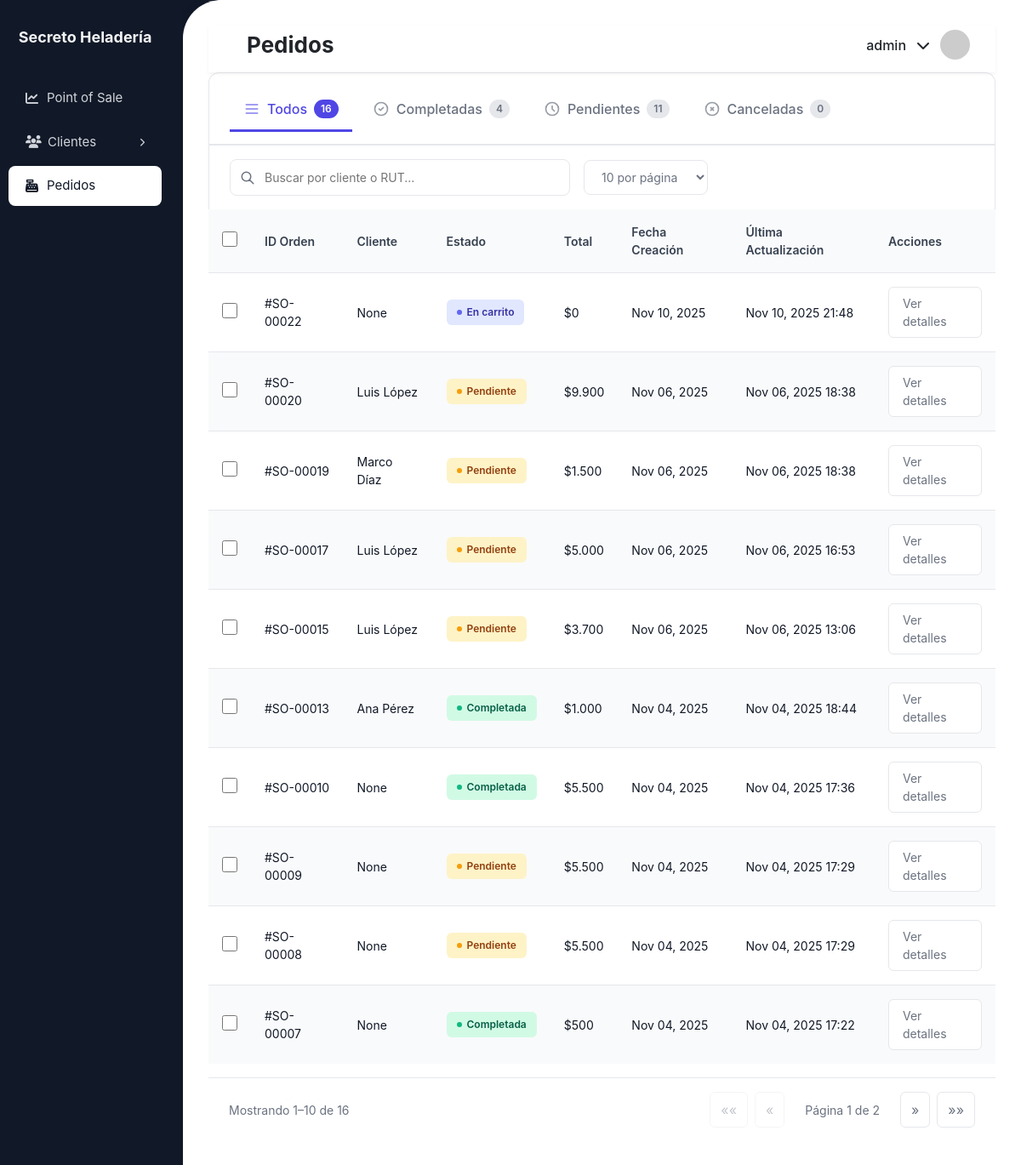
The page /heladeria/ventas/ (signed in) on the database as committed earlier.
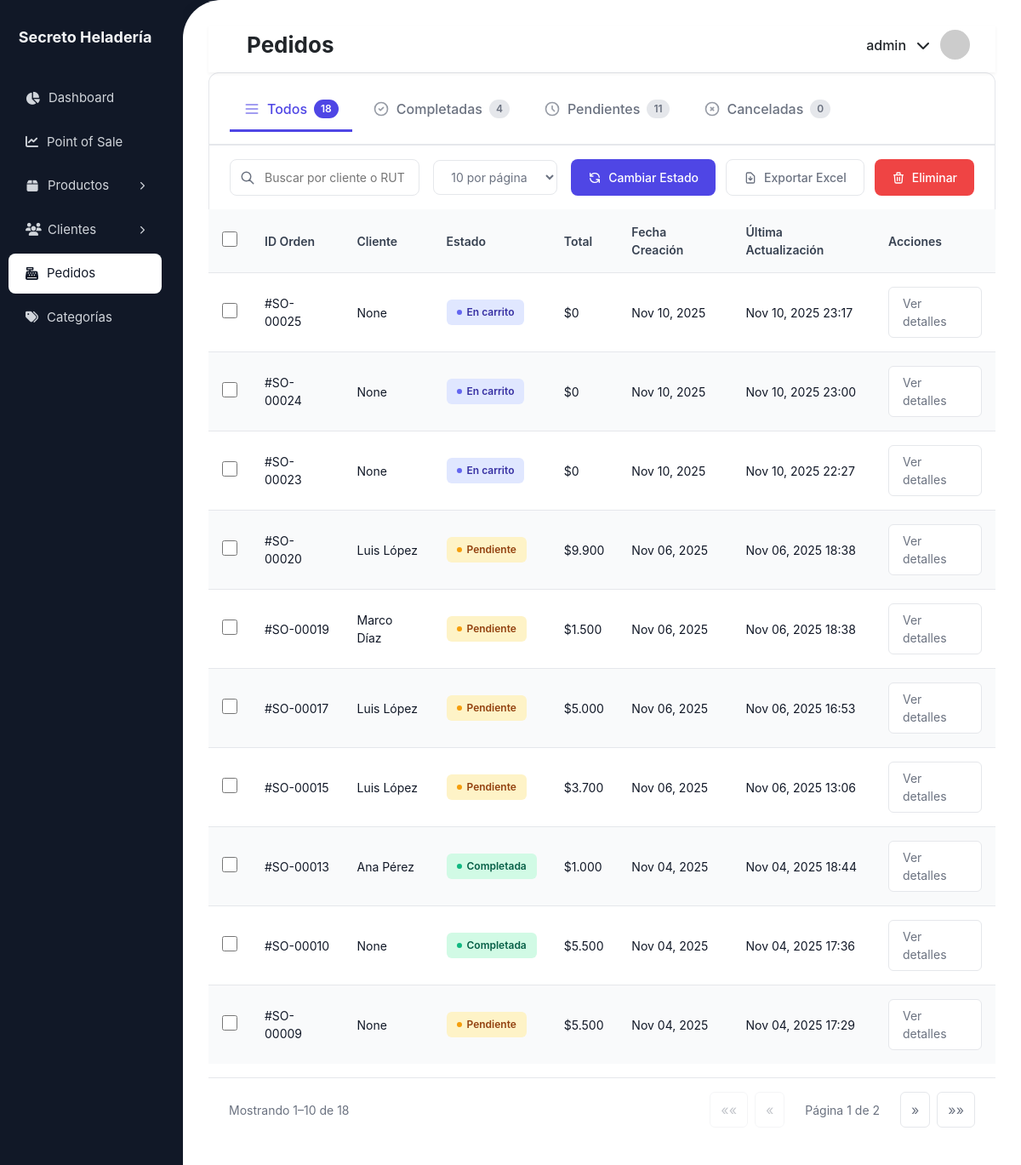
The same page on the database as committed later.
### heladeria/models.py (models this page shows, shortened)
class Venta(models.Model):
    usuario = models.ForeignKey(User, on_delete=models.CASCADE)
    cliente = models.ForeignKey('Cliente', on_delete=models.SET_NULL, null=True, blank=True)
    estado = models.CharField(
        max_length=10,
        choices=[('CART', 'En carrito'), ('PENDING', 'Pendiente'), ('COMPLETED', 'Completada'),  ('CANCELLED', 'Cancelada'),],
        default='PENDING'
    )
    fecha = models.DateTimeField(default=timezone.now)
    def total(self):
        return sum(detalle.subtotal() for detalle in self.detalleventa_set.all())
    class Meta:
        db_table = 'devices_venta'

class Cliente(models.Model):
    TIPO_CLIENTE_CHOICES = [
        ('PERSONA', 'Persona natural'),
        ('EMPRESA', 'Empresa'),
    ]
    IDIOMA_CHOICES = [
        ('es', 'Español'),
        ('en', 'English'),
    ]
    DOCUMENTO_CHOICES = [
        ('BOLETA', 'Boleta'),
        ('FACTURA', 'Factura'),
    ]
    rut = models.CharField(max_length=12, unique=True)
    nombre = models.CharField(max_length=30)
    apellido = models.CharField(max_length=50)
    tipo_cliente = models.CharField(max_length=10, choices=TIPO_CLIENTE_CHOICES, default='PERSONA')
    direccion = models.CharField(max_length=100)
    pais = models.CharField(max_length=50, default='Chile')
    region = models.CharField(max_length=50)
    comuna = models.CharField(max_length=50)
    telefono = models.CharField(max_length=14)
    email = models.EmailField(unique=True)
    idioma_preferido = models.CharField(max_length=5, choices=IDIOMA_CHOICES, default='es')
    documento_preferido = models.CharField(max_length=10, choices=DOCUMENTO_CHOICES, default='BOLETA')
    enviar_comprobante_email = models.BooleanField(default=True)
    recibe_promociones = models.BooleanField(default=False)
    fecha_registro = models.DateTimeField(auto_now_add=True)
    @property
    def nombre_completo(self):
        return f"{self.nombre} {self.apellido}"
    class Meta:
        db_table = 'devices_cliente'

class DetalleVenta(models.Model):
    venta = models.ForeignKey(Venta, on_delete=models.CASCADE)
    producto = models.ForeignKey(Producto, on_delete=models.CASCADE)
    cantidad = models.PositiveIntegerField(default=0)
    precio_unitario = models.DecimalField(
        max_digits=10,
        decimal_places=0,
        null=True,
        blank=True
    )
    precio_compra = models.DecimalField(
        max_digits=10,
        decimal_places=0,
        null=True,
        blank=True
    )
    def subtotal(self):
        precio = self.precio_unitario or self.producto.precio
        return precio * self.cantidad
    class Meta:
        db_table = 'devices_detalleventa'

class BaseModel(models.Model):
    STATE_CHOICES = [
        ("ACTIVE", "Active"),
        ("INACTIVE", "Inactive"),
    ]
    state = models.CharField(max_length=10, choices=STATE_CHOICES, default="ACTIVE")
    created_at = models.DateTimeField(auto_now_add=True)
    updated_at = models.DateTimeField(auto_now=True)
    deleted_at = models.DateTimeField(null=True, blank=True)
    class Meta:
        abstract = True

class Producto(BaseModel):
    nombre = models.CharField(max_length=100)
    descripcion = models.TextField(blank=True, null=True)
    precio = models.DecimalField(max_digits=10, decimal_places=0)
    precio_compra = models.DecimalField(max_digits=10, decimal_places=0, default=0)
    stock = models.PositiveIntegerField(default=0)
    imagen = models.ImageField(upload_to='productos/', blank=True, null=True)
    categoria = models.ForeignKey(
        Categoria,
        on_delete=models.SET_NULL,
        null=True,
        blank=True,
        related_name='productos'
    )
    class Meta:
        db_table = 'devices_producto'

### ventas/views.py (the view)
# urls.py: path('', views.lista_ventas, name='lista_ventas'),
@login_required
def lista_ventas(request):
    query = request.GET.get('q', '')
    estado = request.GET.get('estado', '')
    sort = request.GET.get('sort', 'fecha')
    direction = request.GET.get('direction', 'desc')
    try:
        per_page = int(request.GET.get('per_page', '10'))
    except ValueError:
        per_page = 10
    ventas = Venta.objects.all()
    if estado:
        ventas = ventas.filter(estado=estado)
    if query:
        ventas = ventas.filter(
            Q(cliente__nombre__icontains=query) |
            Q(cliente__rut__icontains=query)
        )
    ventas = ventas.annotate(
        total_calc=Sum(
            F('detalleventa__producto__precio') * F('detalleventa__cantidad'),
            output_field=FloatField()
        )
    )
    sort_field = 'total_calc' if sort == 'total' else sort
    ventas = ventas.order_by(f"-{sort_field}" if direction == "desc" else sort_field)
    paginator = Paginator(ventas, per_page)
    page_number = request.GET.get("page")
    page_obj = paginator.get_page(page_number)
    next_direction = "desc" if direction == "asc" else "asc"
    rangos_pagina = [5, 10, 20, 50]
    return render(request, 'ventas/lista_ventas.html', {
        'page_obj': page_obj,
        'ventas': page_obj.object_list,
        'query': query,
        'estado': estado,
        'sort': sort,
        'direction': direction,
        'next_direction': next_direction,
        'per_page': per_page,
        'rangos_pagina': rangos_pagina,
        "total_ventas": Venta.objects.count(),
        "ventas_completadas": Venta.objects.filter(estado="COMPLETED").count(),
        "ventas_pendientes": Venta.objects.filter(estado="PENDING").count(),
        "ventas_canceladas": Venta.objects.filter(estado="CANCELLED").count(),
    })

### heladeria/templatetags/formatos.py (called while the page is built)
@register.filter
def precio_cl(value):
    try:
        value = int(float(value))
        return f"{value:,}".replace(",", ".")
    except:
        return value

### heladeria/templatetags/permisos_extras.py (called while the page is built)
@register.filter(name='tiene_grupo')
def tiene_grupo(user, nombre_grupo):
    return user.groups.filter(name=nombre_grupo).exists()

### ventas/templates/ventas/lista_ventas.html (shortened to what the changed rows need)
{% extends "heladeria/base_generic.html" %}
{% load static %}
{% block extra_css %}
<link rel="stylesheet" href="{% static 'ventas/css/lista_ventas.css' %}">
{% endblock %}
{% block page_title %}Pedidos{% endblock %}
{% block content %}
<div class="sales-container">
    <div class="sales-header">
        <div class="sales-tabs">
            <button
                class="tab-item {% if not estado %}active{% endif %}"
                onclick="cambiarEstadoTab('')"
            >
                <svg class="tab-icon" fill="none" stroke="currentColor" viewBox="0 0 24 24">
                    <path stroke-linecap="round" stroke-linejoin="round" stroke-width="2"
                        d="M4 6h16M4 12h16M4 18h16"/>
                </svg>
                Todos
                <span class="tab-count">{{ total_ventas|default:0 }}</span>
            </button>
        </div>
    </div>
    <div class="controls-row">
        <div class="action-buttons">
            {% load permisos_extras %}
            {% if request.user|tiene_grupo:"Admin" or request.user|tiene_grupo:"Editor" %}
                <button class="btn-action btn-primary-action" onclick="cambiarEstadoSeleccionadas()">
                    <svg width="16" height="16" fill="none" stroke="currentColor" viewBox="0 0 24 24">
                        <path stroke-linecap="round" stroke-linejoin="round" stroke-width="2"
                            d="M4 4v5h.582m15.356 2A8.001 8.001 0 004.582 9m0 0H9m11 11v-5h-.581m0 0a8.003 8.003 0 01-15.357-2m15.357 2H15"/>
                    </svg>
                    Cambiar Estado
                </button>
            {% endif %}
            {% if request.user|tiene_grupo:"Admin" %}
                <button class="btn-action btn-secondary-action" onclick="window.location='{% url 'exportar_ventas_excel' %}'">
                    <svg width="16" height="16" fill="none" stroke="currentColor" viewBox="0 0 24 24">
                        <path stroke-linecap="round" stroke-linejoin="round" stroke-width="2"
                            d="M12 10v6m0 0l-3-3m3 3l3-3m2 8H7a2 2 0 01-2-2V5a2 2 0 012-2h5.586a1 1 0 01.707.293l5.414 5.414a1 1 0 01.293.707V19a2 2 0 01-2 2z"/>
                    </svg>
                    Exportar Excel
                </button>
            {% endif %}
            {% if request.user|tiene_grupo:"Admin" %}
                <button class="btn-action btn-danger-action" onclick="eliminarSeleccionadas()">
                    <svg width="16" height="16" fill="none" stroke="currentColor" viewBox="0 0 24 24">
                        <path stroke-linecap="round" stroke-linejoin="round" stroke-width="2"
                            d="M19 7l-.867 12.142A2 2 0 0116.138 21H7.862a2 2 0 01-1.995-1.858L5 7m5 4v6m4-6v6m1-10V4a1 1 0 00-1-1h-4a1 1 0 00-1 1v3M4 7h16"/>
                    </svg>
                    Eliminar
                </button>
            {% endif %}
        </div>
    </div>
    <div id="ventasTableContainer">
        {% include "ventas/_tabla_ventas.html" %}
    </div>
</div>
{% endblock %}

### heladeria/templates/heladeria/base_generic.html (shortened to what this page needs)
{% load static %}
{% load permisos_extras %}
<!DOCTYPE html>
<html lang="es">
<head>
  <link href="https://cdn.jsdelivr.net/npm/bootstrap@5.3.2/dist/css/bootstrap.min.css" rel="stylesheet">
  <link rel="stylesheet" href="https://cdnjs.cloudflare.com/ajax/libs/font-awesome/6.5.0/css/all.min.css">
  {% block extra_css %}{% endblock %}
  <link rel="stylesheet" href="{% static 'heladeria/css/layout.css' %}">
</head>
<body>
  <aside class="sidebar">
    <div class="brand">Secreto Heladería</div>
    <nav class="menu">
      {% if request.user|tiene_grupo:"Admin" %}
      <a href="{% url 'reporte_dashboard' %}"
        class="{% if request.resolver_match.url_name == 'reporte_dashboard' %}active{% endif %}">
          <i class="fa fa-chart-pie"></i> Dashboard
      </a>
      {% endif %}
      <a href="{% url 'pos_home' %}" class="{% if request.resolver_match.url_name == 'pos_home' %}active{% endif %}">
        <i class="fa fa-chart-line"></i> Point of Sale
      </a>
      {% if request.user|tiene_grupo:"Admin" %}
      <div class="menu-group
      ">
        <a href="{% url 'lista_productos' %}"
          class="menu-parent {% if request.resolver_match.url_name == 'lista_productos' %}active{% endif %}">
          <i class="fa fa-box"></i> Productos
          <i class="fa fa-chevron-right arrow"></i>
        </a>
      </div>
      {% endif %}
      <div class="menu-group
      ">
          <a href="{% url 'lista_clientes' %}"
            class="menu-parent {% if request.resolver_match.url_name == 'lista_clientes' %}active{% endif %}">
              <i class="fa fa-users"></i> Clientes
              <i class="fa fa-chevron-right arrow"></i>
          </a>
      </div>
      <a href="{% url 'lista_ventas' %}" class="{% if request.resolver_match.url_name == 'lista_ventas' %}active{% endif %}">
        <i class="fa fa-cash-register"></i> Pedidos
      </a>
      {% if request.user|tiene_grupo:"Admin" %}
      <a href="{% url 'lista_categorias' %}"
        class="{% if request.resolver_match.url_name == 'lista_categorias' %}active{% endif %}">
          <i class="fa fa-tags"></i> Categorías
      </a>
      {% endif %}
    </nav>
  </aside>
  <div class="main-content">
    <div class="content-box">
      <div class="topbar-background"></div>
      <div class="topbar d-flex justify-content-between align-items-center">
        <div class="d-flex align-items-center gap-3">
          <h2 class="mb-0">{% block page_title %}Página{% endblock %}</h2>
        </div>
        <div class="user user-dropdown">
          <span class="user-name">{{ user.username }}</span>
          <i class="fa fa-chevron-down"></i>
          <img class="user-avatar" src="https://ui-avatars.com/api/?name={{ user.username }}&background=random">
        </div>
      </div>
      {% block content %}{% endblock %}
    </div>
  </div>
</body>
</html>

### ventas/templates/ventas/_tabla_ventas.html
{% load formatos %}
{% load static %}
<table class="modern-table">
<thead>
<tr>
    <th style="width: 40px;"><input type="checkbox" class="custom-checkbox" id="selectAll" onclick="toggleAll(this)"></th>
    <th>ID Orden</th>
    <th>Cliente</th>
    <th>Estado</th>
    <th>Total</th>
    <th>Fecha Creación</th>
    <th>Última Actualización</th>
    <th>Acciones</th>
</tr>
</thead>
<tbody>
{% for venta in page_obj %}
<tr id="venta-{{ venta.id }}">
    <td><input type="checkbox" class="custom-checkbox venta-checkbox" value="{{ venta.id }}"></td>
    <td>#SO-{{ venta.id|stringformat:"05d" }}</td>
    <td>{{ venta.cliente.nombre_completo|default:venta.cliente }}</td>
    <td>
        <span class="status-badge
            {% if venta.estado == 'COMPLETED' %}status-completed
            {% elif venta.estado == 'PENDING' %}status-pending
            {% elif venta.estado == 'CANCELLED' %}status-cancelled
            {% else %}status-cart
            {% endif %}">
            <span class="status-dot"></span>
            {{ venta.get_estado_display }}
        </span>
    </td>
    <td>${{ venta.total|precio_cl}}</td>
    <td>{{ venta.fecha|date:"M d, Y" }}</td>
    <td>{{ venta.fecha|date:"M d, Y H:i" }}</td>
    <td><a href="{% url 'detalle_venta' venta.id %}" class="btn-view">Ver detalles</a></td>
</tr>
{% empty %}
<tr><td colspan="8" style="text-align:center;color:#9CA3AF;">No se encontraron ventas</td></tr>
{% endfor %}
</tbody>
</table>
<div class="table-footer" style="display:flex; justify-content:space-between; align-items:center; gap:1rem; margin-top:1rem;">
        <div style="display:flex; align-items:center; gap:1rem;">
            <div class="results-per-page">
                <span>Mostrando {{ page_obj.start_index }}–{{ page_obj.end_index }} de {{ page_obj.paginator.count }}</span>
            </div>
        </div>
        <div class="pagination">
            <button class="pagination-btn"
                    {% if page_obj.has_previous %}
                        data-page="1"
                    {% else %} disabled {% endif %}>
                ««
            </button>
            <button class="pagination-btn"
                    {% if page_obj.has_previous %}
                        data-page="{{ page_obj.previous_page_number }}"
                    {% else %} disabled {% endif %}>
                «
            </button>
            <span class="pagination-info">
                Página {{ page_obj.number }} de {{ page_obj.paginator.num_pages }}
            </span>
            <button class="pagination-btn"
                    {% if page_obj.has_next %}
                        data-page="{{ page_obj.next_page_number }}"
                    {% else %} disabled {% endif %}>
                »
            </button>
            <button class="pagination-btn"
                    {% if page_obj.has_next %}
                        data-page="{{ page_obj.paginator.num_pages }}"
                    {% else %} disabled {% endif %}>
                »»
            </button>
        </div>
    </div>

Rows that differ between the two databases and show on the page:
removed Venta: id "00022", cliente.nombre_completo "None", estado "En carrito", total|precio_cl "0", fecha "Nov 10, 2025", fecha "Nov 10, 2025 21:48"
no longer on this page (row unchanged): Venta: id "00008", cliente.nombre_completo "None", estado "Pendiente", total|precio_cl "5.500", fecha "Nov 04, 2025", fecha "Nov 04, 2025 17:29"
no longer on this page (row unchanged): Venta: id "00007", cliente.nombre_completo "None", estado "Completada", total|precio_cl "500", fecha "Nov 04, 2025", fecha "Nov 04, 2025 17:22"
added Venta: id "00025", cliente.nombre_completo "None", estado "En carrito", total|precio_cl "0", fecha "Nov 10, 2025", fecha "Nov 10, 2025 23:17"
added Venta: id "00024", cliente.nombre_completo "None", estado "En carrito", total|precio_cl "0", fecha "Nov 10, 2025", fecha "Nov 10, 2025 23:00"
added Venta: id "00023", cliente.nombre_completo "None", estado "En carrito", total|precio_cl "0", fecha "Nov 10, 2025", fecha "Nov 10, 2025 22:27"
Other text that changed with them:
{{ total_ventas|default:0 }}: "16" → "18"
{{ page_obj.paginator.count }}: "16" → "18"
text now shown: "Dashboard Productos Categorías Cambiar Estado Exportar Excel Eliminar"
